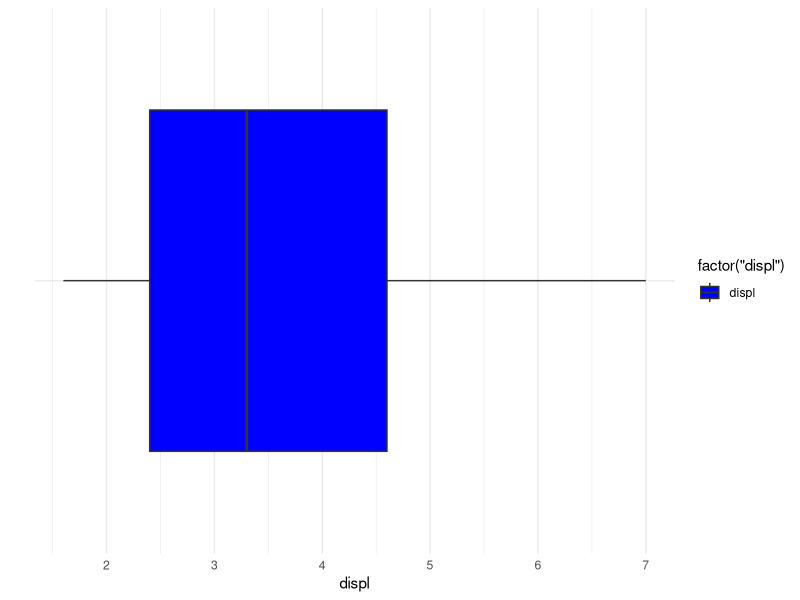
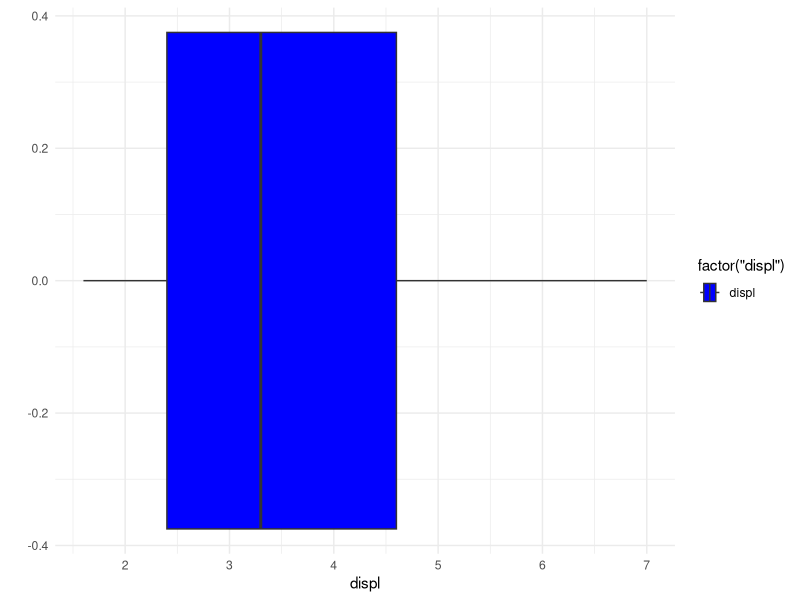

Recreate these plots in R, in order.
# H Erdogan Hatice Erdogan

library(tidyverse)
head(mpg)
summary(mpg$displ)

# The data source is the mpg data table

library(ggplot2)

# Create the boxplot
ggplot(mpg, aes(x = "", y = displ, fill = factor("displ"))) +
  geom_boxplot() +
  scale_fill_manual(values = "blue") +
  coord_flip() +
  labs(x = "", y = "displ") +
  theme_minimal()

# Create the horizontal boxplot
ggplot(mpg, aes(x = displ, fill = factor("displ"))) +
  geom_boxplot() +
  scale_fill_manual(values = "blue") +
  labs(x = "displ", y = "") +
  theme_minimal()
